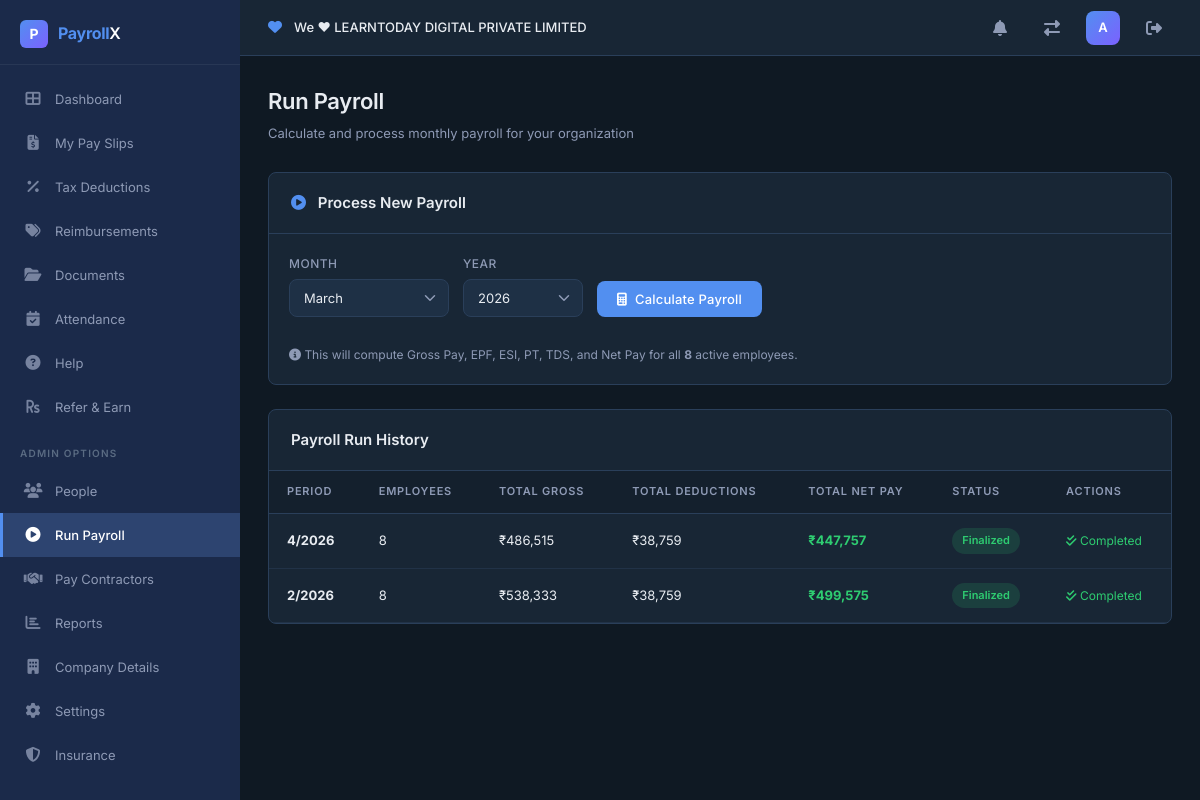
The app's page /run-payroll (signed in) with its own data.
### src/models.py (models this page shows, shortened)
class Organization(db.Model):
    __tablename__ = 'organizations'
    org_id = db.Column(db.Integer, primary_key=True)
    name = db.Column(db.String(200), unique=True, nullable=False)
    created_at = db.Column(db.DateTime, default=datetime.utcnow)
    users = db.relationship('User', backref='organization', lazy=True)
    employees = db.relationship('Employee', backref='organization', lazy=True)
    payroll_runs = db.relationship('PayrollRun', backref='organization', lazy=True)

class User(UserMixin, db.Model):
    __tablename__ = 'users'
    id = db.Column(db.Integer, primary_key=True)
    username = db.Column(db.String(80), unique=True, nullable=False)
    email = db.Column(db.String(120), unique=True, nullable=False)
    password_hash = db.Column(db.String(256), nullable=False)
    role = db.Column(db.String(20), default='employee')  # employee, hr_admin, finance
    created_at = db.Column(db.DateTime, default=datetime.utcnow)
    org_id = db.Column(db.Integer, db.ForeignKey('organizations.org_id'), nullable=True)

class PayrollRun(db.Model):
    __tablename__ = 'payroll_runs'
    run_id = db.Column(db.Integer, primary_key=True)
    month = db.Column(db.Integer, nullable=False)
    year = db.Column(db.Integer, nullable=False)
    status = db.Column(db.String(20), default='draft')  # draft, pending, approved, finalized
    org_id = db.Column(db.Integer, db.ForeignKey('organizations.org_id'), nullable=True)
    created_by = db.Column(db.Integer, db.ForeignKey('users.id'))
    approver_id = db.Column(db.Integer, db.ForeignKey('users.id'), nullable=True)
    total_gross = db.Column(db.Float, default=0)
    total_deductions = db.Column(db.Float, default=0)
    total_net = db.Column(db.Float, default=0)
    employee_count = db.Column(db.Integer, default=0)
    created_at = db.Column(db.DateTime, default=datetime.utcnow)
    finalized_at = db.Column(db.DateTime, nullable=True)
    payslips = db.relationship('Payslip', backref='payroll_run', lazy=True)

### src/app.py (the view, shortened to what this page needs)
@app.route('/run-payroll', methods=['GET', 'POST'])
@login_required
@role_required('hr_admin', 'finance')
def run_payroll():
    runs = PayrollRun.query.filter_by(org_id=current_user.org_id).order_by(PayrollRun.year.desc(), PayrollRun.month.desc()).all()
    employees = Employee.query.filter_by(status='active', org_id=current_user.org_id).all()
    return render_template('run_payroll.html', runs=runs, employees=employees)

### src/app.py (called while the page is built)
@login_manager.user_loader
def load_user(user_id):
    return User.query.get(int(user_id))

def role_required(*allowed_roles):
    def decorator(f):
        @wraps(f)
        def wrapped(*args, **kwargs):
            if current_user.role not in allowed_roles:
                flash('Access denied — insufficient permissions.', 'error')
                return redirect(url_for('dashboard'))
            return f(*args, **kwargs)
        return wrapped
    return decorator

@app.before_request
def initialize_database():
    global _db_initialized
    if not _db_initialized:
        db.create_all()
        seed_database()
        _db_initialized = True

### templates/run_payroll.html (shortened to what this page needs)
{% extends "base.html" %}
{% block content %}
<div class="page-header">
    <h1>Run Payroll</h1>
    <p>Calculate and process monthly payroll for your organization</p>
</div>
<div class="data-card" style="margin-bottom: 24px;">
    <div class="data-card-header">
        <h2><i class="fas fa-play-circle" style="color: var(--primary); margin-right: 8px;"></i> Process New Payroll</h2>
    </div>
    <div style="padding: 20px;">
        <form method="POST" action="{{ url_for('run_payroll') }}">
            <div class="payroll-controls">
                <div class="form-group">
                    <label>Month</label>
                    <select name="month" class="form-control" style="width: 160px;">
                        <option value="3" selected>March</option>
                    </select>
                </div>
                <div class="form-group">
                    <label>Year</label>
                    <select name="year" class="form-control" style="width: 120px;">
                        <option value="2026" selected>2026</option>
                    </select>
                </div>
                <button type="submit" class="btn btn-primary">
                    <i class="fas fa-calculator"></i> Calculate Payroll
                </button>
            </div>
            <p style="font-size: 12px; color: var(--text-secondary); margin-top: 8px;">
                <i class="fas fa-info-circle"></i>
                This will compute Gross Pay, EPF, ESI, PT, TDS, and Net Pay for all <strong>{{ employees|length }}</strong> active employees.
            </p>
        </form>
    </div>
</div>
<div class="data-card">
    <div class="data-card-header">
        <h2>Payroll Run History</h2>
    </div>
    {% if runs %}
    <table class="data-table">
        <thead>
            <tr>
                <th>Period</th>
                <th>Employees</th>
                <th>Total Gross</th>
                <th>Total Deductions</th>
                <th>Total Net Pay</th>
                <th>Status</th>
                <th>Actions</th>
            </tr>
        </thead>
        <tbody>
            {% for run in runs %}
            <tr>
                <td><strong>{{ run.month }}/{{ run.year }}</strong></td>
                <td>{{ run.employee_count }}</td>
                <td>₹{{ "{:,.0f}".format(run.total_gross) }}</td>
                <td>₹{{ "{:,.0f}".format(run.total_deductions) }}</td>
                <td><strong style="color: var(--success);">₹{{ "{:,.0f}".format(run.total_net) }}</strong></td>
                <td><span class="status-badge {{ run.status }}">{{ run.status }}</span></td>
                <td>
                    {% if run.status == 'pending' %}
                    <form method="POST" action="{{ url_for('approve_payroll', run_id=run.run_id) }}" style="display:inline;">
                        <button type="submit" class="btn btn-success btn-sm" onclick="return confirmAction('Finalize payroll for {{ run.month }}/{{ run.year }}?')">
                            <i class="fas fa-check"></i> Approve & Finalize
                        </button>
                    </form>
                    {% elif run.status == 'finalized' %}
                    <span style="color: var(--success); font-size: 12px;"><i class="fas fa-check-double"></i> Completed</span>
                    {% else %}
                    <span style="color: var(--text-muted); font-size: 12px;">{{ run.status }}</span>
                    {% endif %}
                </td>
            </tr>
            {% endfor %}
        </tbody>
    </table>
    {% else %}
    <div class="empty-state">
        <div class="empty-icon"><i class="fas fa-play-circle"></i></div>
        <h3>No Payroll Runs</h3>
        <p>Select a month and year above, then click "Calculate Payroll" to process your first run.</p>
    </div>
    {% endif %}
</div>
{% endblock %}

### templates/base.html (shortened to what this page needs)
<!DOCTYPE html>
<html lang="en">
<head>
    <link rel="stylesheet" href="{{ url_for('static', filename='css/style.css') }}">
    <link rel="stylesheet" href="https://cdnjs.cloudflare.com/ajax/libs/font-awesome/6.5.1/css/all.min.css">
</head>
<body>
    {% if current_user.is_authenticated %}
    <aside class="sidebar" id="sidebar">
        <div class="sidebar-logo">
            <div class="logo-icon">P</div>
            <div class="logo-text"><span>Payroll</span>X</div>
        </div>
        <nav class="sidebar-nav">
            <a href="{{ url_for('dashboard') }}" class="nav-item {% if request.endpoint == 'dashboard' %}active{% endif %}">
                <span class="nav-icon"><i class="fas fa-th-large"></i></span> Dashboard
            </a>
            <a href="{{ url_for('payslips') }}" class="nav-item {% if request.endpoint == 'payslips' %}active{% endif %}">
                <span class="nav-icon"><i class="fas fa-file-invoice-dollar"></i></span> My Pay Slips
            </a>
            <a href="{{ url_for('tax_deductions') }}" class="nav-item {% if request.endpoint == 'tax_deductions' %}active{% endif %}">
                <span class="nav-icon"><i class="fas fa-percentage"></i></span> Tax Deductions
            </a>
            <a href="{{ url_for('reimbursements') }}" class="nav-item {% if request.endpoint == 'reimbursements' %}active{% endif %}">
                <span class="nav-icon"><i class="fas fa-tags"></i></span> Reimbursements
            </a>
            <a href="{{ url_for('documents') }}" class="nav-item {% if request.endpoint == 'documents' %}active{% endif %}">
                <span class="nav-icon"><i class="fas fa-folder-open"></i></span> Documents
            </a>
            <a href="{{ url_for('attendance') }}" class="nav-item {% if request.endpoint == 'attendance' %}active{% endif %}">
                <span class="nav-icon"><i class="fas fa-calendar-check"></i></span> Attendance
            </a>
            <a href="{{ url_for('help_page') }}" class="nav-item {% if request.endpoint == 'help_page' %}active{% endif %}">
                <span class="nav-icon"><i class="fas fa-question-circle"></i></span> Help
            </a>
            <a href="{{ url_for('refer_earn') }}" class="nav-item {% if request.endpoint == 'refer_earn' %}active{% endif %}">
                <span class="nav-icon"><i class="fas fa-rupee-sign"></i></span> Refer & Earn
            </a>
            {% if current_user.role != 'employee' %}
            <div class="nav-section-label">Admin Options</div>
            <a href="{{ url_for('people') }}" class="nav-item {% if request.endpoint == 'people' %}active{% endif %}">
                <span class="nav-icon"><i class="fas fa-users"></i></span> People
            </a>
            <a href="{{ url_for('run_payroll') }}" class="nav-item {% if request.endpoint == 'run_payroll' %}active{% endif %}">
                <span class="nav-icon"><i class="fas fa-play-circle"></i></span> Run Payroll
            </a>
            <a href="{{ url_for('pay_contractors') }}" class="nav-item {% if request.endpoint == 'pay_contractors' %}active{% endif %}">
                <span class="nav-icon"><i class="fas fa-handshake"></i></span> Pay Contractors
            </a>
            <a href="{{ url_for('reports') }}" class="nav-item {% if request.endpoint == 'reports' %}active{% endif %}">
                <span class="nav-icon"><i class="fas fa-chart-bar"></i></span> Reports
            </a>
            <a href="{{ url_for('company_details') }}" class="nav-item {% if request.endpoint == 'company_details' %}active{% endif %}">
                <span class="nav-icon"><i class="fas fa-building"></i></span> Company Details
            </a>
            <a href="{{ url_for('settings') }}" class="nav-item {% if request.endpoint == 'settings' %}active{% endif %}">
                <span class="nav-icon"><i class="fas fa-cog"></i></span> Settings
            </a>
            <a href="{{ url_for('insurance') }}" class="nav-item {% if request.endpoint == 'insurance' %}active{% endif %}">
                <span class="nav-icon"><i class="fas fa-shield-alt"></i></span> Insurance
            </a>
            {% endif %}
        </nav>
    </aside>
    <header class="top-bar">
        <div class="top-bar-left">
            <span class="org-heart"><i class="fas fa-heart"></i></span>
            <span class="org-name">We ♥ {{ current_user.organization.name if current_user.organization else 'My Organization' }}</span>
        </div>
        <div class="top-bar-right">
            <div class="notification-bell"><i class="fas fa-bell"></i></div>
            <a href="{{ url_for('choose_organization') }}" class="notification-bell"><i class="fas fa-exchange-alt"></i></a>
            <div class="profile-avatar" title="{{ current_user.username }}">
                {{ current_user.username[0]|upper }}
            </div>
            <a href="{{ url_for('logout') }}" class="notification-bell" title="Logout"><i class="fas fa-sign-out-alt"></i></a>
        </div>
    </header>
    <main class="main-content">
        {% block content %}{% endblock %}
    </main>
    {% else %}
        {% block public_content %}{% endblock %}
    {% endif %}
</body>
</html>

### records on screen
Organization: organization "LEARNTODAY DIGITAL PRIVATE LIMITED"
User: username "A"
PayrollRun: month "4", year "2026", employee_count "8", total_gross "486,515", total_deductions "38,759", total_net "447,757", status "Finalized", shows "Completed"
PayrollRun: month "2", year "2026", employee_count "8", total_gross "538,333", total_deductions "38,759", total_net "499,575", status "Finalized", shows "Completed"

### other values on screen
{{ employees|length }} "8"
